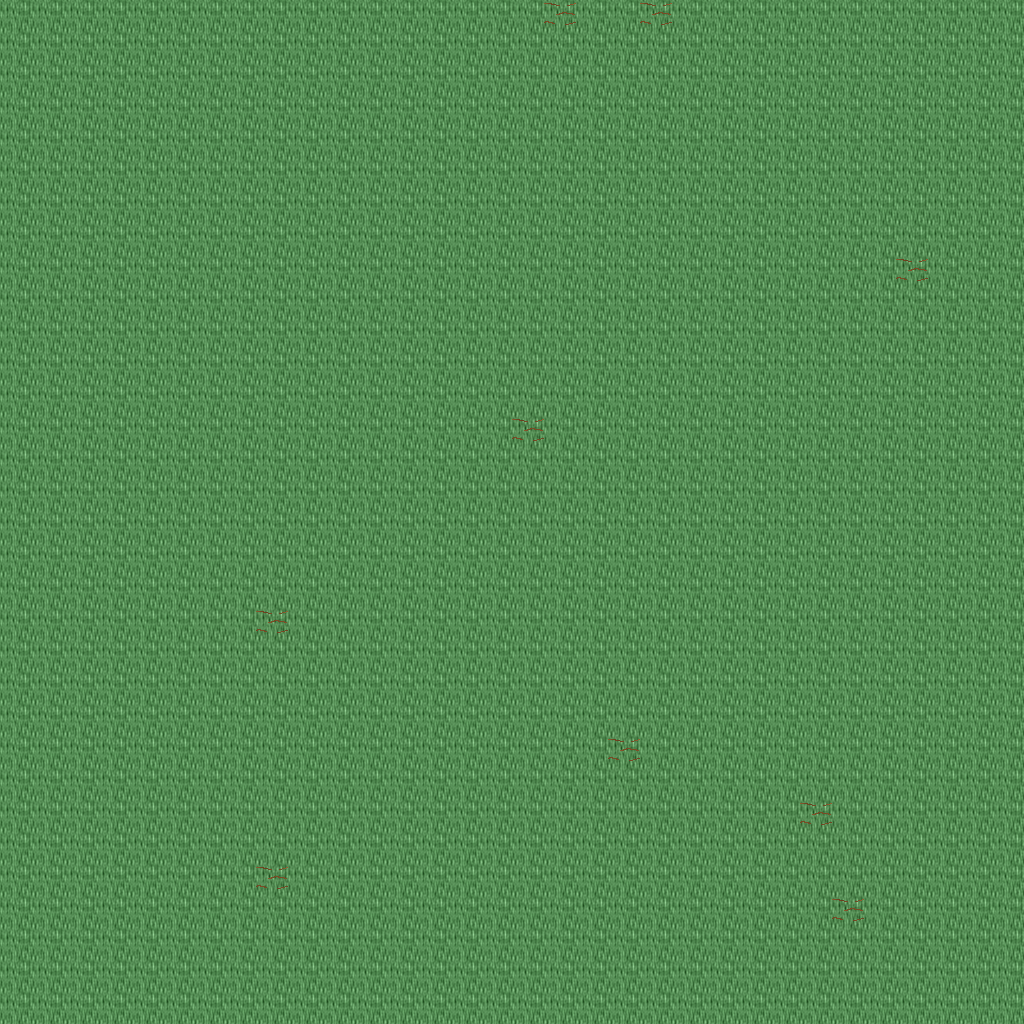

The image is a tile-based game level rendered from a .tmx file. Its description and source (layers, tilesets, objects; grid data summarised) follow:
An orthogonal 32x32 tile map with 32x32 px tiles, 5 tile layers (Ground, Objects, Objects2, Above, ...), 1 hidden layer not drawn, 50 tilesets.

<map version="1.10" tiledversion="1.11.0" orientation="orthogonal" renderorder="right-down" width="32" height="32" tilewidth="32" tileheight="32" infinite="0" nextlayerid="11" nextobjectid="1">
 <tileset firstgid="1" name="ground_ground" tilewidth="32" tileheight="32" tilecount="33" columns="3">
  <image source="../drawable/ground_ground.png" width="96" height="352" />
 </tileset>
 <tileset firstgid="34" name="building_castle" tilewidth="32" tileheight="32" tilecount="320" columns="20">
  <image source="../drawable/building_castle.png" width="640" height="512" />
 </tileset>
 <tileset firstgid="354" name="furniture_carpet_carpets_2" tilewidth="32" tileheight="32" tilecount="20" columns="4">
  <image source="../drawable/furniture_carpet_carpets_2.png" width="128" height="160" />
 </tileset>
 <tileset firstgid="374" name="ground_indoor_tiles" tilewidth="32" tileheight="32" tilecount="8" columns="2">
  <image source="../drawable/ground_indoor_tiles.png" width="64" height="128" />
 </tileset>
 <tileset firstgid="382" name="building_entrance_int_iron_bars" tilewidth="32" tileheight="32" tilecount="12" columns="3">
  <image source="../drawable/building_entrance_int_iron_bars.png" width="96" height="128" />
 </tileset>
 <tileset firstgid="394" name="plant_bush_hedge" tilewidth="32" tileheight="32" tilecount="35" columns="5">
  <image source="../drawable/plant_bush_hedge.png" width="160" height="224" />
 </tileset>
 <tileset firstgid="429" name="building_church" tilewidth="32" tileheight="32" tilecount="56" columns="8">
  <image source="../drawable/building_church.png" width="256" height="224" />
 </tileset>
 <tileset firstgid="485" name="logic_collision" tilewidth="32" tileheight="32" tilecount="1" columns="1">
  <image source="../drawable/logic_collision.png" width="32" height="32" />
 </tileset>
 <tileset firstgid="486" name="logic_item_vegetable" tilewidth="32" tileheight="32" tilecount="16" columns="8">
  <image source="../drawable/logic_item_vegetable.png" width="256" height="64" />
 </tileset>
 <tileset firstgid="502" name="ground_rock_rocks" tilewidth="32" tileheight="32" tilecount="4" columns="2">
  <image source="../drawable/ground_rock_rocks.png" width="64" height="64" />
 </tileset>
 <tileset firstgid="506" name="item_corpse_huge_animal" tilewidth="32" tileheight="32" tilecount="16" columns="2">
  <image source="../drawable/item_corpse_huge_animal.png" width="64" height="256" />
 </tileset>
 <tileset firstgid="522" name="plant_tree_dead_tree_4" tilewidth="32" tileheight="32" tilecount="20" columns="4">
  <image source="../drawable/plant_tree_dead_tree_4.png" width="128" height="160" />
 </tileset>
 <tileset firstgid="542" name="logic_creature_undead" tilewidth="32" tileheight="32" tilecount="16" columns="8">
  <image source="../drawable/logic_creature_undead.png" width="256" height="64" />
 </tileset>
 <tileset firstgid="558" name="plant_tree_dead_tree_2" tilewidth="32" tileheight="32" tilecount="20" columns="4">
  <image source="../drawable/plant_tree_dead_tree_2.png" width="128" height="160" />
 </tileset>
 <tileset firstgid="578" name="item_gothic_headstone_2" tilewidth="32" tileheight="32" tilecount="3" columns="1">
  <image source="../drawable/item_gothic_headstone_2.png" width="32" height="96" />
 </tileset>
 <tileset firstgid="581" name="building_house_3" tilewidth="32" tileheight="32" tilecount="48" columns="6">
  <image source="../drawable/building_house_3.png" width="192" height="256" />
 </tileset>
 <tileset firstgid="629" name="object_scarecrow" tilewidth="32" tileheight="32" tilecount="2" columns="1">
  <image source="../drawable/object_scarecrow.png" width="32" height="64" />
 </tileset>
 <tileset firstgid="631" name="plant_tree_fall_trees" tilewidth="32" tileheight="32" tilecount="40" columns="8">
  <image source="../drawable/plant_tree_fall_trees.png" width="256" height="160" />
 </tileset>
 <tileset firstgid="671" name="logic_creature_undead_fallen" tilewidth="32" tileheight="32" tilecount="16" columns="8">
  <image source="../drawable/logic_creature_undead_fallen.png" width="256" height="64" />
 </tileset>
 <tileset firstgid="687" name="building_decoration_orbpedestal" tilewidth="32" tileheight="32" tilecount="2" columns="1">
  <image source="../drawable/building_decoration_orbpedestal.png" width="32" height="64" />
 </tileset>
 <tileset firstgid="689" name="ground_rock_rocks_3" tilewidth="32" tileheight="32" tilecount="16" columns="4">
  <image source="../drawable/ground_rock_rocks_3.png" width="128" height="128" />
 </tileset>
 <tileset firstgid="705" name="plant_tree_chestnut_tree" tilewidth="32" tileheight="32" tilecount="20" columns="4">
  <image source="../drawable/plant_tree_chestnut_tree.png" width="128" height="160" />
 </tileset>
 <tileset firstgid="725" name="plant_stump_hollow_logs" tilewidth="32" tileheight="32" tilecount="6" columns="3">
  <image source="../drawable/plant_stump_hollow_logs.png" width="96" height="64" />
 </tileset>
 <tileset firstgid="731" name="logic_creature_golem" tilewidth="32" tileheight="32" tilecount="4" columns="4">
  <image source="../drawable/logic_creature_golem.png" width="128" height="32" />
 </tileset>
 <tileset firstgid="735" name="ground_grass_edges" tilewidth="32" tileheight="32" tilecount="36" columns="12">
  <image source="../drawable/ground_grass_edges.png" width="384" height="96" />
 </tileset>
 <tileset firstgid="771" name="ground_grass_corners" tilewidth="32" tileheight="32" tilecount="24" columns="6">
  <image source="../drawable/ground_grass_corners.png" width="192" height="128" />
 </tileset>
 <tileset firstgid="795" name="ground_water_pool" tilewidth="32" tileheight="32" tilecount="72" columns="3">
  <image source="../drawable/ground_water_pool.png" width="96" height="768" />
 </tileset>
 <tileset firstgid="867" name="ground_earth_edges" tilewidth="32" tileheight="32" tilecount="18" columns="6">
  <image source="../drawable/ground_earth_edges.png" width="192" height="96" />
 </tileset>
 <tileset firstgid="885" name="logic_creature_ent" tilewidth="32" tileheight="32" tilecount="4" columns="4">
  <image source="../drawable/logic_creature_ent.png" width="128" height="32" />
 </tileset>
 <tileset firstgid="889" name="plant_leaves" tilewidth="32" tileheight="32" tilecount="8" columns="4">
  <image source="../drawable/plant_leaves.png" width="128" height="64" />
 </tileset>
 <tileset firstgid="897" name="object_well_hoist" tilewidth="32" tileheight="32" tilecount="9" columns="3">
  <image source="../drawable/object_well_hoist.png" width="96" height="96" />
 </tileset>
 <tileset firstgid="906" name="building_stairs_grey_stone_stairs_down" tilewidth="32" tileheight="32" tilecount="6" columns="3">
  <image source="../drawable/building_stairs_grey_stone_stairs_down.png" width="96" height="64" />
 </tileset>
 <tileset firstgid="912" name="ground_green_paving" tilewidth="32" tileheight="32" tilecount="18" columns="3">
  <image source="../drawable/ground_green_paving.png" width="96" height="192" />
 </tileset>
 <tileset firstgid="930" name="plant_tree_tree_darkgreen" tilewidth="32" tileheight="32" tilecount="88" columns="8">
  <image source="../drawable/plant_tree_tree_darkgreen.png" width="256" height="352" />
 </tileset>
 <tileset firstgid="1018" name="light_dim_light_7x5" tilewidth="32" tileheight="32" tilecount="35" columns="7">
  <image source="../drawable/light_dim_light_7x5.png" width="224" height="160" />
 </tileset>
 <tileset firstgid="1053" name="furniture_light_lamp_bronze" tilewidth="32" tileheight="32" tilecount="3" columns="1">
  <image source="../drawable/furniture_light_lamp_bronze.png" width="32" height="96" />
 </tileset>
 <tileset firstgid="1056" name="light_light_5x5" tilewidth="32" tileheight="32" tilecount="25" columns="5">
  <image source="../drawable/light_light_5x5.png" width="160" height="160" />
 </tileset>
 <tileset firstgid="1081" name="plant_tree_pine_tree" tilewidth="32" tileheight="32" tilecount="20" columns="4">
  <image source="../drawable/plant_tree_pine_tree.png" width="128" height="160" />
 </tileset>
 <tileset firstgid="1101" name="plant_tree_pine_tree_1" tilewidth="32" tileheight="32" tilecount="20" columns="4">
  <image source="../drawable/plant_tree_pine_tree_1.png" width="128" height="160" />
 </tileset>
 <tileset firstgid="1121" name="furniture_chair_bench_wooden" tilewidth="32" tileheight="32" tilecount="8" columns="2">
  <image source="../drawable/furniture_chair_bench_wooden.png" width="64" height="128" />
 </tileset>
 <tileset firstgid="1129" name="plant_flower_flowers_mixed" tilewidth="32" tileheight="32" tilecount="16" columns="4">
  <image source="../drawable/plant_flower_flowers_mixed.png" width="128" height="128" />
 </tileset>
 <tileset firstgid="1145" name="building_thatched_roof_cottage1" tilewidth="32" tileheight="32" tilecount="20" columns="4">
  <image source="../drawable/building_thatched_roof_cottage1.png" width="128" height="160" />
 </tileset>
 <tileset firstgid="1165" name="item_blood_floor_stain" tilewidth="32" tileheight="32" tilecount="1" columns="1">
  <image source="../drawable/item_blood_floor_stain.png" width="32" height="32" />
 </tileset>
 <tileset firstgid="1166" name="item_firewood" tilewidth="32" tileheight="32" tilecount="12" columns="3">
  <image source="../drawable/item_firewood.png" width="96" height="128" />
 </tileset>
 <tileset firstgid="1178" name="item_gothic_headstone_1" tilewidth="32" tileheight="32" tilecount="1" columns="1">
  <image source="../drawable/item_gothic_headstone_1.png" width="32" height="32" />
 </tileset>
 <tileset firstgid="1179" name="item_gothic_tiny_headstone" tilewidth="32" tileheight="32" tilecount="1" columns="1">
  <image source="../drawable/item_gothic_tiny_headstone.png" width="32" height="32" />
 </tileset>
 <tileset firstgid="1180" name="plant_mosses" tilewidth="32" tileheight="32" tilecount="16" columns="4">
  <image source="../drawable/plant_mosses.png" width="128" height="128" />
 </tileset>
 <tileset firstgid="1196" name="building_fence_wooden_brown_fence" tilewidth="32" tileheight="32" tilecount="42" columns="7">
  <image source="../drawable/building_fence_wooden_brown_fence.png" width="224" height="192" />
 </tileset>
 <tileset firstgid="1238" name="logic_creature_undead_skeleton" tilewidth="32" tileheight="32" tilecount="6" columns="6">
  <image source="../drawable/logic_creature_undead_skeleton.png" width="192" height="32" />
 </tileset>
 <tileset firstgid="1244" name="logic_creature_undead_specter" tilewidth="32" tileheight="32" tilecount="6" columns="6">
  <image source="../drawable/logic_creature_undead_specter.png" width="192" height="32" />
 </tileset>
 <layer id="1" name="Ground" width="32" height="32">
  <data>[1024 cells, 1024 non-empty, 1 distinct tile ids]</data>
 </layer>
 <layer id="2" name="Objects" width="32" height="32">
  <data>[1024 cells, 9 non-empty, 1 distinct tile ids]</data>
 </layer>
 <layer id="3" name="Objects2" width="32" height="32">
  <data>[1024 cells, 0 non-empty, 0 distinct tile ids]</data>
 </layer>
 <layer id="4" name="Above" width="32" height="32">
  <data>[1024 cells, 0 non-empty, 0 distinct tile ids]</data>
 </layer>
 <layer id="5" name="Above2" width="32" height="32">
  <data>[1024 cells, 0 non-empty, 0 distinct tile ids]</data>
 </layer>
 <layer id="6" name="Walkable" width="32" height="32" visible="0">
  <data>[1024 cells, 0 non-empty, 0 distinct tile ids]</data>
 </layer>
 <objectgroup id="7" name="Mapevents" />
 <objectgroup id="8" name="Spawn" />
 <objectgroup id="9" name="Keys" />
 <objectgroup id="10" name="Replace" />
</map>
